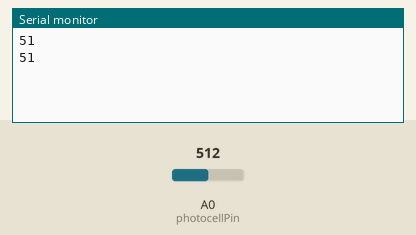
The sketch below on a simulated Arduino Uno, built with avr-gcc and run on an emulated ATmega328P. Parts: the last lines printed to the serial monitor. The test bench sets the inputs (shaded band); at power-on: A0 (photocellPin) = 512.

Above: at 1.8 s.
1.9 s: A0 (photocellPin) set to 716
At 2.8 s:
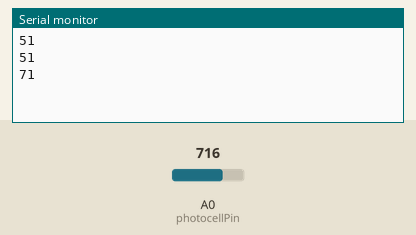
3.4 s: A0 (photocellPin) set to 900
At 4.6 s:
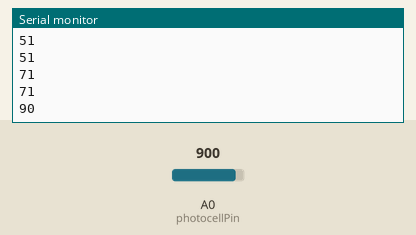
Timing chart, 0 to 6.4 s (numbered marks = the images above; inputs shaded):
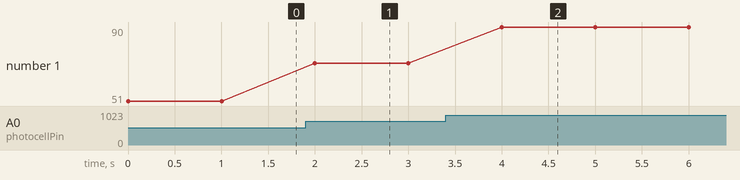

The sketch:

light_sensor.ino
```cpp
/* Photocell simple testing sketch.

Connect one end of the photocell to 5V, the other end to Analog 0.
Then connect one end of a 10K resistor from Analog 0 to ground  */

int photocellPin = 0;     // the cell and 10K pulldown are connected to a0
int photocellReading;     // the analog reading from the analog resistor divider

void setup(void) {
  // We'll send debugging information via the Serial monitor
  Serial.begin(9600);
}

void loop(void) {
  photocellReading = analogRead(photocellPin);

  //Serial.print("Analog reading = ");
  if(photocellReading/10 < 100 && photocellReading/10 > 0) {
    Serial.println(photocellReading/10);     // the raw analog reading
  }

//  // We'll have a few threshholds, qualitatively determined
//  if (photocellReading < 10) {
//    Serial.println(" - Dark");
//  } else if (photocellReading < 200) {
//    Serial.println(" - Dim");
//  } else if (photocellReading < 500) {
//    Serial.println(" - Light");
//  } else if (photocellReading < 800) {
//    Serial.println(" - Bright");
//  } else {
//    Serial.println(" - Very bright");
//  }
  delay(1000);
}
```

Measured:
- after the input at 1.9 s, the serial monitor: prints a new line after 0.10 s (image 1)
- after the input at 3.4 s, the serial monitor: prints a new line after 0.60 s (image 2)
- plotted number 1: 51 → 71 after the input at 1.9 s, 71 → 90 after the input at 3.4 s
